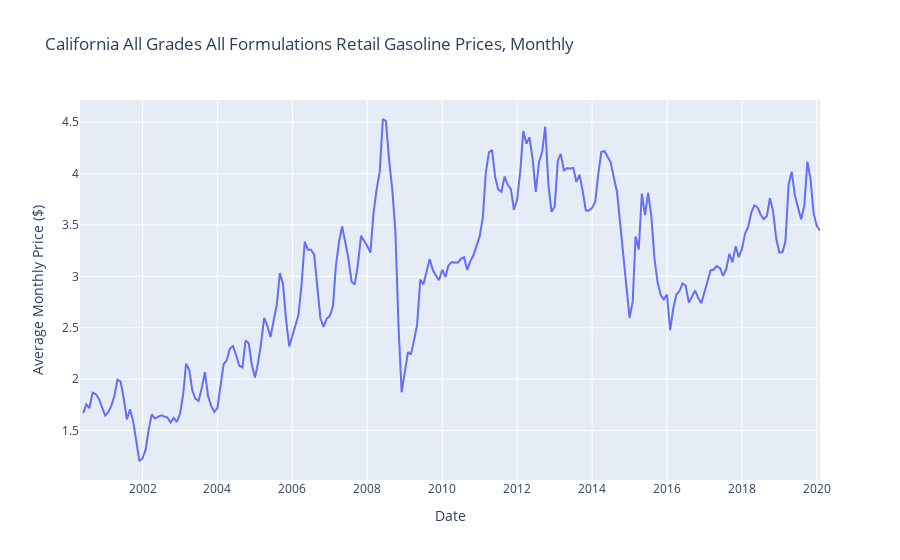
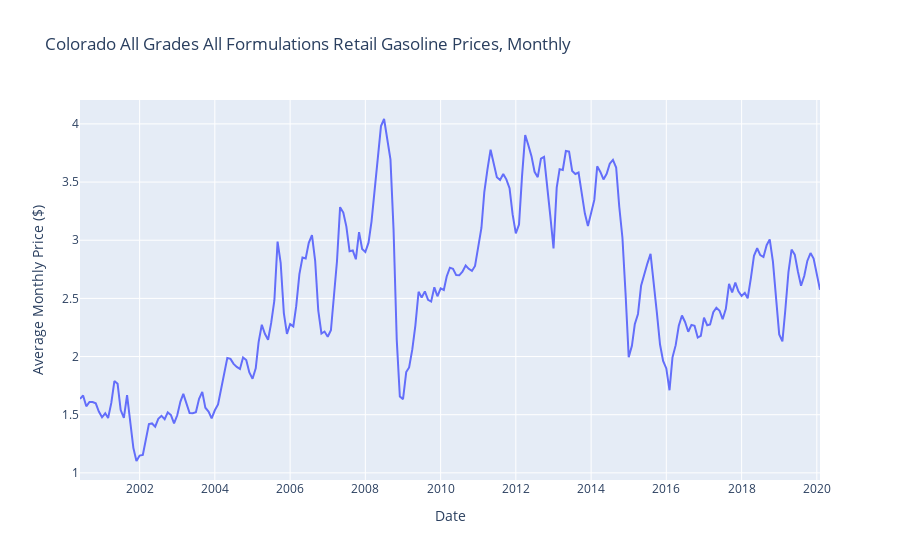
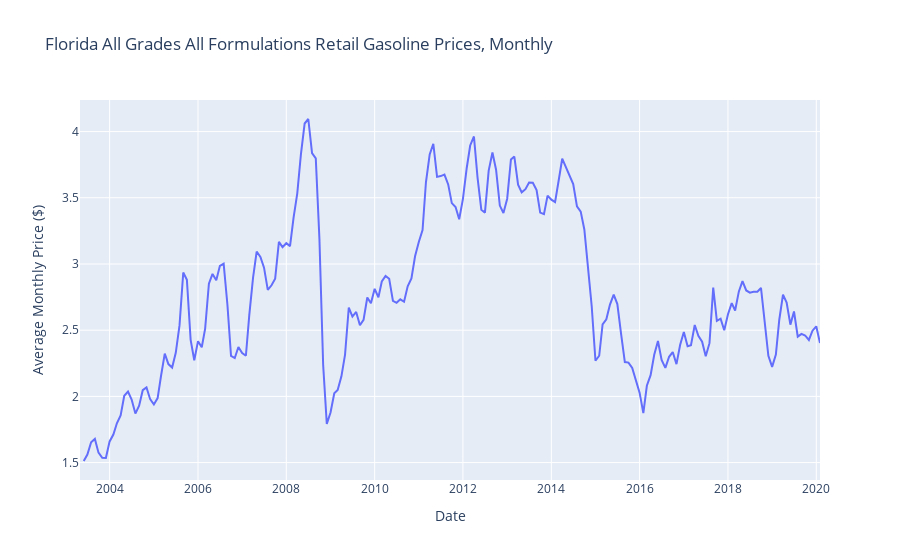
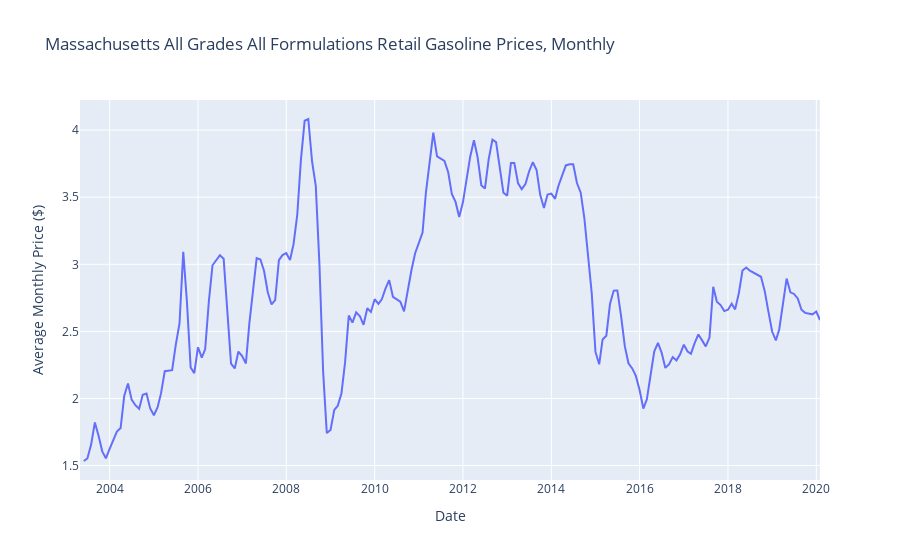

The notebook cell saved with these charts, in order:
### Markdown cell above
#### LOOPING THROEIA API Query BrowserUGH STATE/CITIES/REGIONS

### Code cell
# STATES
for state in eia_states:
    series_id = f'PET.EMM_EPM0_PTE_S{state}_DPG.M'

# # CITIES 
# for city in eia_cities:
#     series_id=f'PET.EMM_EPM0_PTE_Y{city}_DPG.M'
    
# # REGIONS
# for region in eia_regions:
#     series_id = f'PET.EMM_EPM0_PTE_R{region}_DPG.M'  
#     print(series_id)
    url = f"http://api.eia.gov/series/?api_key={eia_key}&series_id={series_id}"
#     #print(url)
    response = requests.get(url).json()
#     #print(response)
#     #print(response.keys())   # response and series

    chart_title = response['series'][0]['name']
    chart_data  = response['series'][0]['data']
    #convert to dataframe
    prices_df = pd.DataFrame(chart_data, columns={'date', 'price'})
#   Convert to Date - overwriting date string
    prices_df['date'] = pd.to_datetime(pd.Series(prices_df['date']), format="%Y%m")
    # and PLOT 
    fig = px.line(prices_df, x="date", y="price",  title=chart_title)
    fig.update_xaxes(title_text='Date')
    fig.update_yaxes(title_text='Average Monthly Price ($)')
    fig.show()

### Figure 1 — Plotly figure (JSON) as saved in the notebook; plotly's stock layout.template omitted (floating-point values rounded to 4 significant figures; data arrays with more than 128 entries replaced by an {"elided": "..."} marker saying what was removed)
{"data": [{"hoverlabel": {"namelength": 0}, "hovertemplate": "date=%{x}<br>price=%{y}", "legendgroup": "", "line": {"color": "#636efa", "dash": "solid"}, "mode": "lines", "name": "", "showlegend": false, "type": "scatter", "x": {"elided": "238 str values"}, "xaxis": "x", "y": {"elided": "238 float values"}, "yaxis": "y"}], "layout": {"legend": {"tracegroupgap": 0}, "title": {"text": "California All Grades All Formulations Retail Gasoline Prices, Monthly"}, "xaxis": {"anchor": "y", "domain": [0, 1], "title": {"text": "Date"}}, "yaxis": {"anchor": "x", "domain": [0, 1], "title": {"text": "Average Monthly Price ($)"}}}}

### Figure 2 — Plotly figure (JSON) as saved in the notebook; plotly's stock layout.template omitted (floating-point values rounded to 4 significant figures; data arrays with more than 128 entries replaced by an {"elided": "..."} marker saying what was removed)
{"data": [{"hoverlabel": {"namelength": 0}, "hovertemplate": "date=%{x}<br>price=%{y}", "legendgroup": "", "line": {"color": "#636efa", "dash": "solid"}, "mode": "lines", "name": "", "showlegend": false, "type": "scatter", "x": {"elided": "237 str values"}, "xaxis": "x", "y": {"elided": "237 float values"}, "yaxis": "y"}], "layout": {"legend": {"tracegroupgap": 0}, "title": {"text": "Colorado All Grades All Formulations Retail Gasoline Prices, Monthly"}, "xaxis": {"anchor": "y", "domain": [0, 1], "title": {"text": "Date"}}, "yaxis": {"anchor": "x", "domain": [0, 1], "title": {"text": "Average Monthly Price ($)"}}}}

### Figure 3 — Plotly figure (JSON) as saved in the notebook; plotly's stock layout.template omitted (floating-point values rounded to 4 significant figures; data arrays with more than 128 entries replaced by an {"elided": "..."} marker saying what was removed)
{"data": [{"hoverlabel": {"namelength": 0}, "hovertemplate": "date=%{x}<br>price=%{y}", "legendgroup": "", "line": {"color": "#636efa", "dash": "solid"}, "mode": "lines", "name": "", "showlegend": false, "type": "scatter", "x": {"elided": "202 str values"}, "xaxis": "x", "y": {"elided": "202 float values"}, "yaxis": "y"}], "layout": {"legend": {"tracegroupgap": 0}, "title": {"text": "Florida All Grades All Formulations Retail Gasoline Prices, Monthly"}, "xaxis": {"anchor": "y", "domain": [0, 1], "title": {"text": "Date"}}, "yaxis": {"anchor": "x", "domain": [0, 1], "title": {"text": "Average Monthly Price ($)"}}}}

### Figure 4 — Plotly figure (JSON) as saved in the notebook; plotly's stock layout.template omitted (floating-point values rounded to 4 significant figures; data arrays with more than 128 entries replaced by an {"elided": "..."} marker saying what was removed)
{"data": [{"hoverlabel": {"namelength": 0}, "hovertemplate": "date=%{x}<br>price=%{y}", "legendgroup": "", "line": {"color": "#636efa", "dash": "solid"}, "mode": "lines", "name": "", "showlegend": false, "type": "scatter", "x": {"elided": "202 str values"}, "xaxis": "x", "y": {"elided": "202 float values"}, "yaxis": "y"}], "layout": {"legend": {"tracegroupgap": 0}, "title": {"text": "Massachusetts All Grades All Formulations Retail Gasoline Prices, Monthly"}, "xaxis": {"anchor": "y", "domain": [0, 1], "title": {"text": "Date"}}, "yaxis": {"anchor": "x", "domain": [0, 1], "title": {"text": "Average Monthly Price ($)"}}}}
